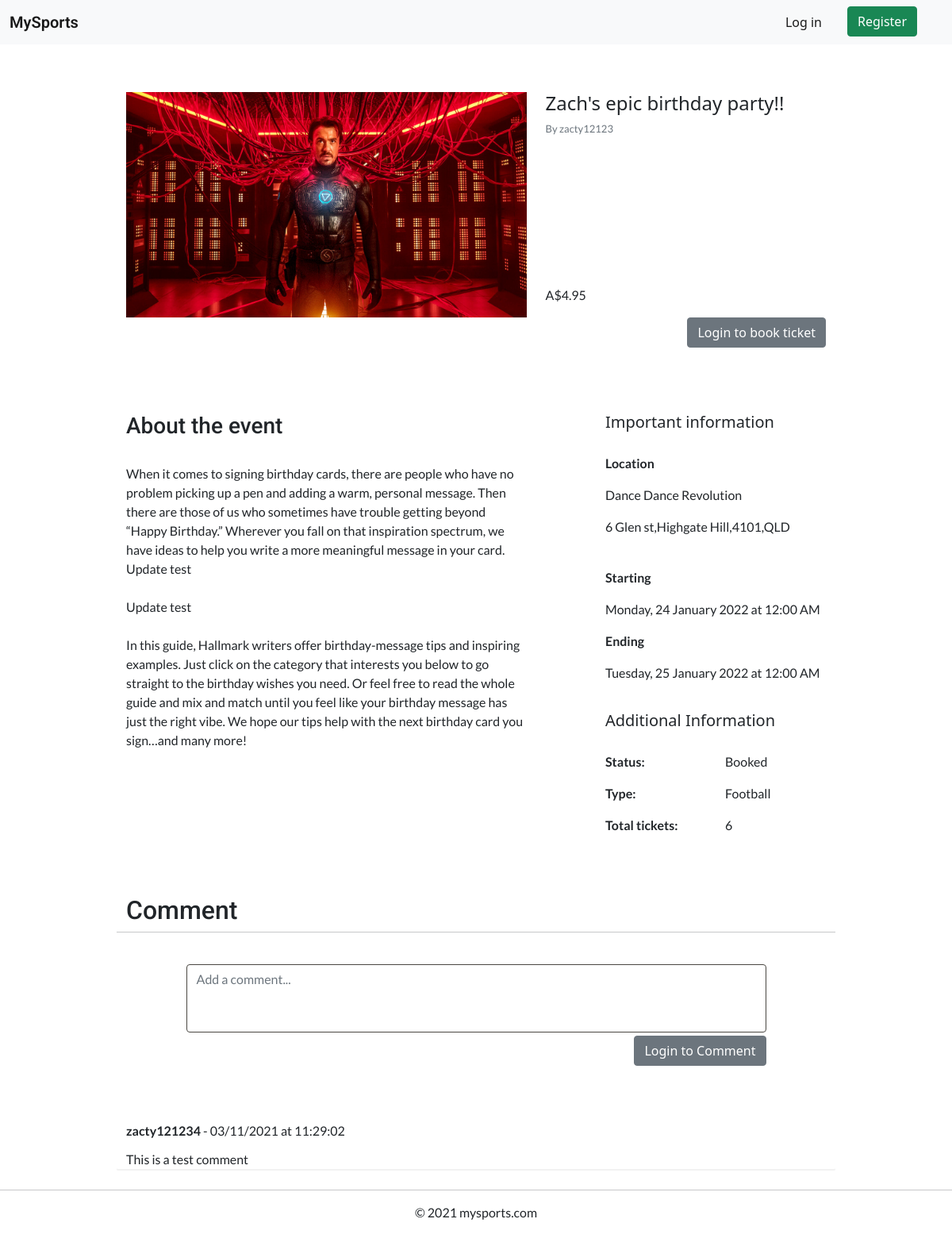
Before: /view-details/1 with the older database file.
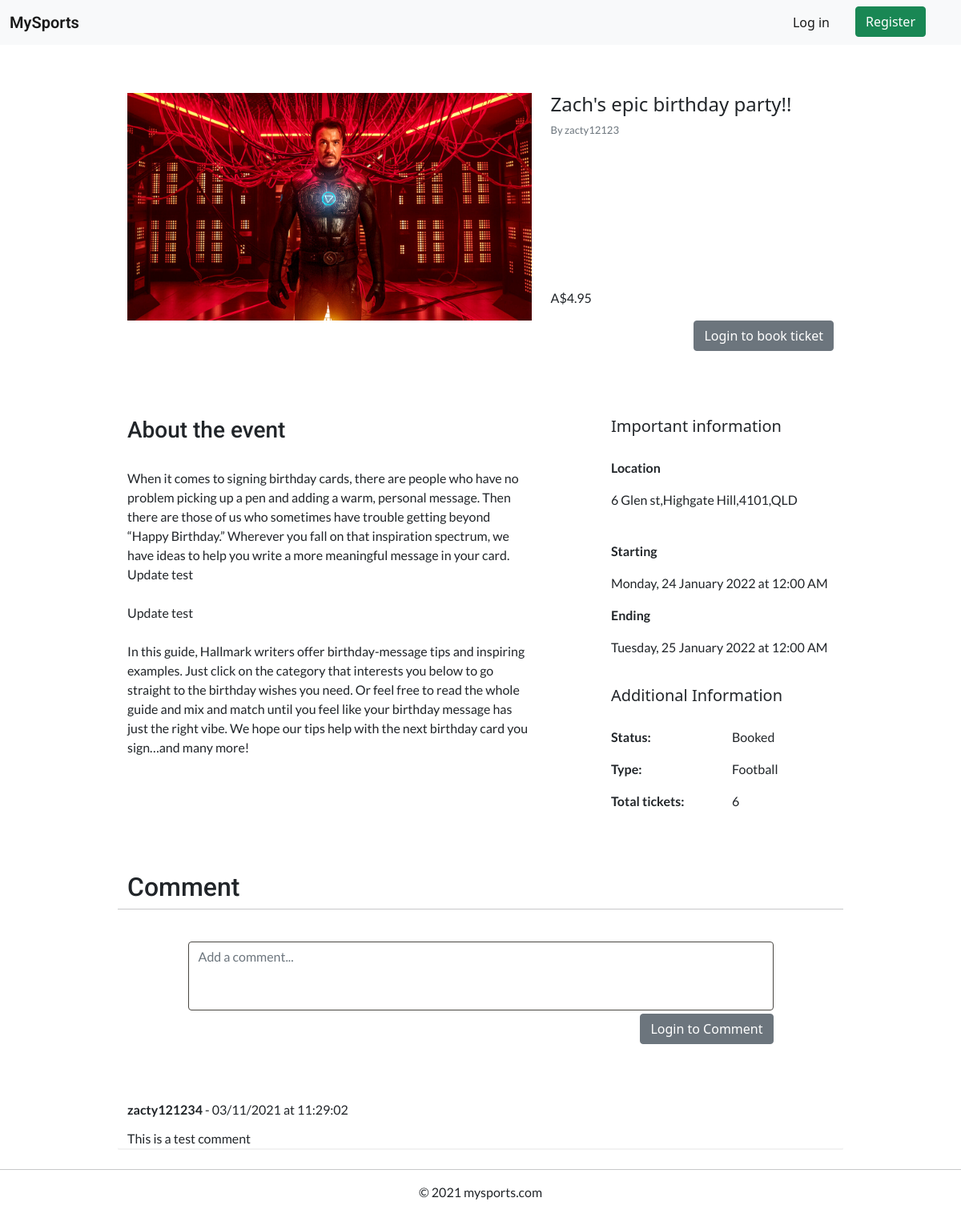
After: the same page with the newer database file.
### website/models.py (models this page shows, shortened)
class Event(db.Model):
    __tablename__ = 'events'
    event_id = db.Column(db.Integer, primary_key=True, autoincrement=True)
    title = db.Column(db.String(80))
    description = db.Column(db.String(2000))
    sport = db.Column(db.String(20))
    image = db.Column(db.String(100))
    venue = db.Column(db.String(50))
    address = db.Column(db.String(150))
    start_time = db.Column(db.DateTime())
    end_time = db.Column(db.DateTime())
    status = db.Column(db.String(15))
    tickets_total = db.Column(db.Integer())
    price = db.Column(db.Float())
    user_id = db.Column(db.Integer(), db.ForeignKey('users.user_id'))
    orders = db.relationship('Order')
    comments = db.relationship('Comment')
    @property
    def is_owner(self) -> bool:
        return (self.user == current_user)
    @property
    def user(self) -> User:
        return User.query.filter_by(user_id=self.user_id).first()
    @property
    def tickets_sold(self) -> int:
        tickets_sold = 0
        for order in self.orders:
            tickets_sold += order.ticket_quantity
        return tickets_sold
    @property
    def tickets_remaining(self) -> int:
        return self.tickets_total - self.tickets_sold
    def formatted_time(self, time:datetime):
        return '{}, {} {} {} at {}'.format(get_day(time.weekday()),
                                                time.day,
                                                get_month(time.month - 1),
                                                time.year,
                                                time.strftime("%I:%M %p"))

### website/views.py (the view, shortened to what this page needs)
@bp.route('/view-details/<event_id>', methods=['GET', 'POST'])
def view_details(event_id):
    event:Event = Event.query.filter_by(event_id=event_id).first()
    cform = CommentForm()
    oform = OrderForm()
    oform.event_id = event_id
    return render_template('view_details.html', event=event, oform=oform, cform=cform)

### website/forms.py (shortened to what this page needs)
class CommentForm(FlaskForm):
    text = TextAreaField(label='', validators=[InputRequired(), Length(max=400)])

class OrderForm(FlaskForm):
    event_id = 0
    ticket_quantity = IntegerField(label='', validators=[InputRequired()])

### website/models.py (called while the page is built)
def get_day(day:int):
    return days_of_week[day]

def get_month(month:int):
    return months[month]

    @property
    def user(self) -> User:
        return User.query.filter_by(user_id=self.user_id).first()

### website/templates/view_details.html (shortened to what this page needs)
{% extends "base.html" %}
{% import "bootstrap/wtf.html" as wtf %}
{% block content %}
<div class="div-3"></div>
<div class="container-fluid">
  <div class="col-11 col-sm-9 mx-auto">
    <div class="row">
      <div class="col-lg-7">
        <img class="image-centered" src="{{ url_for('.download', filename=event.image) }}">
      </div>
      <div class="col-lg-5 d-flex flex-column">
        <h4>{{ event.title }}</h4>
        <p class="mylead text-muted">By {{ event.user.username }}</p>
        <div class="div-6"></div>
        <p class="mt-auto me-2">A${{ event.price }}</p>
      </div>
    </div>
    {% if not event.is_owner %}
    {% if event.status == 'booked' or event.status == 'cancelled' %}
    <p>Cannot book, event is booked or cancelled</p>
    {% elif current_user.is_authenticated %}
    <button class="btn btn-success float-right" type="button" data-bs-toggle="modal" data-bs-target="#ticketmodal">Book
      ticket</button>
    {% else %}
    <a href="{{ url_for('auth.login', next=url_for(request.endpoint, **request.view_args)) }}"
      class="btn btn-secondary float-right" id="order-button">Login to book ticket</a>
    {% endif %}
    {% endif %}
    <div class="div-6"></div>
    <div class="row">
      <div class="col-md-7">
        <h3 class="mytitle centered">About the event</h3>
        <p style="white-space: pre-line">
          {{ event.description }}
        </p>
      </div>
      <div class="col-md-1"></div>
      <div class="col-md-4">
        <h5>Important information</h5>
        <div class="div-1"></div>
        <p><strong>Location</strong></p>
        <p>{{ event.venue }}</p>
        <p>{{ event.address }}</p>
        <br>
        <p><strong>Starting</strong></p>
        <p>{{ event.formatted_time(event.start_time) }}</p>
        <p><strong>Ending</strong></p>
        <p>{{ event.formatted_time(event.end_time) }}</p>
        <div class="div-1"></div>
        <h5>Additional Information</h5>
        <div class="div-1"></div>
        <div class="row">
          <div class="col">
            <p><strong>Status:</strong></p>
          </div>
          <div class="col">
            <p>{{ event.status }}</p>
          </div>
        </div>
        <div class="row">
          <div class="col">
            <p><strong>Type:</strong></p>
          </div>
          <div class="col">
            <p>{{ event.sport }}</p>
          </div>
        </div>
        <div class="row">
          <div class="col">
            <p><strong>Total tickets:</strong></p>
          </div>
          <div class="col">
            <p>{{ event.tickets_total }}</p>
          </div>
        </div>
      </div>
      <div class="div-3"></div>
      <h2 class="mytitle">Comment</h2>
      <hr>
      <div class="col-10 mx-auto">
        <div class="form-group">
          <form action="" method="post">
            {{ wtf.form_field(cform.text, class='form-control', style='resize: none', rows='3',
            placeholder='Add a comment...')}}
            {% if current_user.is_authenticated %}
            <button type="submit" class="btn btn-primary float-right mt-1" type="submit">Post</button>
            {% else %}
            <a href="{{ url_for('auth.login', next=url_for(request.endpoint, **request.view_args)) }}"
              class="btn btn-secondary float-right mt-1">Login to Comment</a>
            {% endif %}
          </form>
        </div>
      </div>
      <div class="div-3"></div>
      {% for comment in event.comments %}
      <div class="comment-container">
        <div class="comment-header">
          <p><strong>{{ comment.user.username }}</strong> - {{ comment.date_of_creation.strftime("%d/%m/%Y at %H:%M:%S")
            }}</p>
        </div>
        <p class="comment-text">{{ comment.text }}</p>
      </div>
      {% endfor %}
    </div>
  </div>
  {% endblock %}

Changed rows visible on the page:
changed Event "Zach's epic birthday party!!": venue "Dance Dance Revolution" → (not shown)
